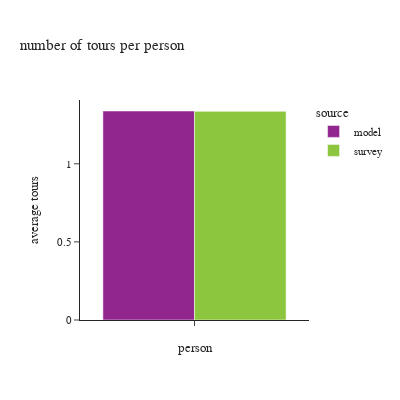

The notebook cell this image was saved under:
### Code cell
df_plot = df_tour.groupby('source').agg([
    pl.sum('toexpfac').alias('toexpfac_sum')
]).join(
    df_person.groupby('source').agg([
        pl.sum('psexpfac').alias('psexpfac_sum')
    ]),
    on='source',
    how='left'
).with_columns(
    (pl.col('toexpfac_sum') / pl.col('psexpfac_sum')).alias('average tours'),
    pl.lit('').alias('person')
)

fig = px.bar(df_plot.to_pandas(), x="person", y="average tours", color="source",
             barmode="group", title="number of tours per person")
fig.update_layout(height=400, width=400, font=dict(size=11),
                  xaxis=dict(dtick=1, categoryorder='category ascending'),
                  yaxis=dict(tickformat=".3"))
fig.show()

### Figure 1 — Plotly figure (JSON) as saved in the notebook; plotly's stock layout.template omitted (floating-point values rounded to 4 significant figures)
{"data": [{"alignmentgroup": "True", "hovertemplate": "source=model<br>person=%{x}<br>average tours=%{y}<extra></extra>", "legendgroup": "model", "marker": {"color": "#91268F", "pattern": {"shape": ""}}, "name": "model", "offsetgroup": "model", "orientation": "v", "showlegend": true, "textposition": "auto", "type": "bar", "x": [""], "xaxis": "x", "y": [1.338], "yaxis": "y"}, {"alignmentgroup": "True", "hovertemplate": "source=survey<br>person=%{x}<br>average tours=%{y}<extra></extra>", "legendgroup": "survey", "marker": {"color": "#8CC63E", "pattern": {"shape": ""}}, "name": "survey", "offsetgroup": "survey", "orientation": "v", "showlegend": true, "textposition": "auto", "type": "bar", "x": [""], "xaxis": "x", "y": [1.335], "yaxis": "y"}], "layout": {"barmode": "group", "font": {"size": 11}, "height": 400, "legend": {"title": {"text": "source"}, "tracegroupgap": 0}, "title": {"text": "number of tours per person"}, "width": 400, "xaxis": {"anchor": "y", "categoryorder": "category ascending", "domain": [0, 1], "dtick": 1, "title": {"text": "person"}}, "yaxis": {"anchor": "x", "domain": [0, 1], "tickformat": ".3", "title": {"text": "average tours"}}}}
